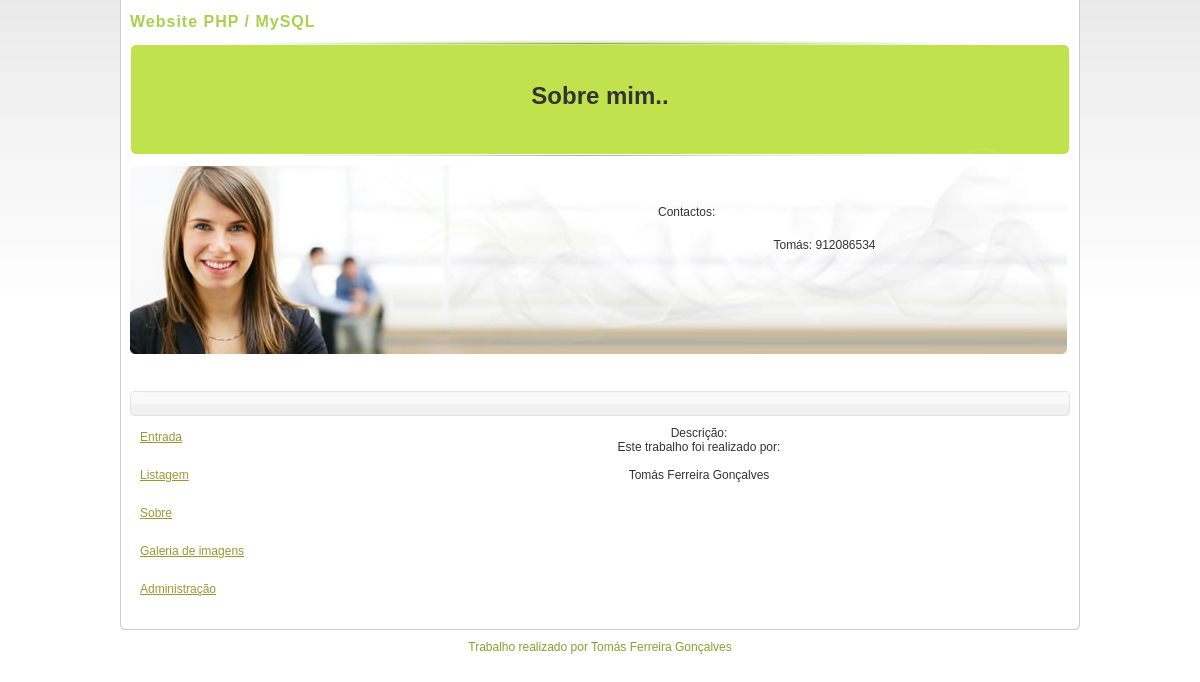
Page /sobre.php on the committed database.
### tables this page shows
CREATE TABLE IF NOT EXISTS `textosdb` (
  `id` bigint(20) NOT NULL AUTO_INCREMENT,
  `texto` text NOT NULL,
  `local` varchar(100) NOT NULL DEFAULT '',
  PRIMARY KEY (`id`)
);

### config.inc.php (called while the page is built, shortened)
<?php
$raizsite = "http://localhost";
?>

### sobre.php (the view, shortened to what this page needs)
<?php include ('config.inc.php'); ?>
 <!DOCTYPE html PUBLIC '-//W3C//DTD XHTML 1.0 Transitional//EN' 'http://www.w3.org/TR/xhtml1/DTD/xhtml1-transitional.dtd'>
<html xmlns='http://www.w3.org/1999/xhtml'>
<head>
<link href='<?php echo $raizsite ?>/template_css.css' rel='stylesheet' type='text/css' />
<link href='<?php echo $raizsite ?>/ie6.css' rel='stylesheet' type='text/css' />
</head>
</head>
<body class='body_bg'>
	<div id='wrapper'>
		<div class='wrapper_b'>
			<div id='top'>
				<div id='logo'>
					<h1>Website PHP / MySQL</h1>
				</div>
			</div>
<div id='top_menu'>
             <br />
             <span class='style1'><br />
             Sobre mim..</span></div>
	  <div id='header'>
				<div id='news_flash'>
				  <blockquote>
				    <table width='90%' border='0' cellpadding='0' cellspacing='0'>
                      <tr>
                        <td align='center'><p>Contactos:</p></td>
                      </tr>
                      <tr>
                        <td align='center'><br />
                            <?php
					  $st = mysql_query("select * from textosdb where local='texto1'");
					  $rt = mysql_fetch_array($st);
					  echo nl2br($rt['texto']);
					  ?></td>
                      </tr>
                    </table>
				    <p>&nbsp;</p>
			      </blockquote>
		</div>
		  </div>
<div id='pathway'>
				<div class='pathway_l'>&nbsp; </div>
		  </div>
			<div id='content'>
				<?php include "./menu.php" ?>
                  <tr>
                    <td align='center'>Descri&ccedil;&atilde;o:</td>
                  </tr>
                  <tr>
                    <td align='center'><br />
                        <?php
					  $st = mysql_query("select * from textosdb where local='texto3'");
					  $rt = mysql_fetch_array($st);
					  echo nl2br($rt['texto']);
					  ?></td>
                  </tr>
		  </div>
			</div>
		</div>
	<div id='footer'>
		<p class="copyright">Trabalho realizado por Tomás Ferreira Gonçalves</p>
</div>
</body>
</html>

### template_css.css (style rules this page uses)
body { width:100%; font-family: Verdana, Arial, Tahoma, sans-serif; margin: 0; padding: 0; font-size: 12px; color: #333; background: #fefefe; text-align: center; }
.body_bg { background: url(template/imagens/bg.jpg) top left repeat-x; }
#wrapper { width:960px; background: url(template/imagens/content_m.jpg) top left repeat-y; margin:0 auto; }
.wrapper_b { background: url(template/imagens/content_b.jpg) bottom center no-repeat; margin:0 auto; padding:10px; width:940px; }
#top { margin:0 auto; width:940px; background:#fff0; padding:0 0 10px 0; }
#logo { float:left; width:739px; line-height:24px; padding:0; margin:0 auto 6px 0; text-align:left; }
#logo h1 { font-size:16px; font-family:Arial; font-weight:bold; text-align:left; letter-spacing:1px; color:#accf4d; padding:0; margin:0; }
#top_menu { background: url(template/imagens/top_menu_bg.jpg) top center no-repeat; height:116px; margin:0 auto; padding:0 0 10px 0; text-align:center; width:940px; }
#header { background: url(template/imagens/header_bg.jpg) top left no-repeat; width: 937px; margin: 0 auto 10px auto; height:188px; padding:0; }
#news_flash { float:right; width:450px; height:130px; padding:0; margin: 25px 20px 0 0; overflow:hidden; }
#pathway { background: url(template/imagens/pathway_r.jpg) top right no-repeat; height:25px; padding:0; margin:0 0 10px 0; }
#pathway .pathway_l { background: url(template/imagens/pathway_l.jpg) top left no-repeat; height:25px; line-height:23px; text-align:left; padding:0 0 0 10px; font-family: Tahoma, Arial, Verdana, sans-serif; font-size:11px; color: #999; }
#content { width:938px; padding:0; }
td { font-family: Verdana, Arial, Tahoma, sans-serif; color: #333; }
p { margin-top: 0; margin-bottom: 5px; text-align: justify; }
.copyright { font-size: 12px; text-align: center; width: 100%; margin: 0 auto; color: #83A330; font-family: Tahoma, Arial, Verdana, sans-serif; }
#footer { margin: 0 auto; width: 960px; height: 10px; text-align: right; vertical-align: top; padding:10px 0 20px 0; }
img, table { border:none }

### ie6.css (style rules this page uses)
#pathway .pathway_l { width:938px; }
#header { height:188px; width: 938px; padding:27px 20px 0 0; }
#news_flash { float:right; width:450px; height:130px; padding:0; margin: 0; overflow:hidden; }
#top { padding:0 0 9px 0; }

### rows in the picture
textosdb: texto "Tomás: 912086534"
textosdb: texto "Este trabalho foi realizado por: Tomás Ferreira Gonçalves"
